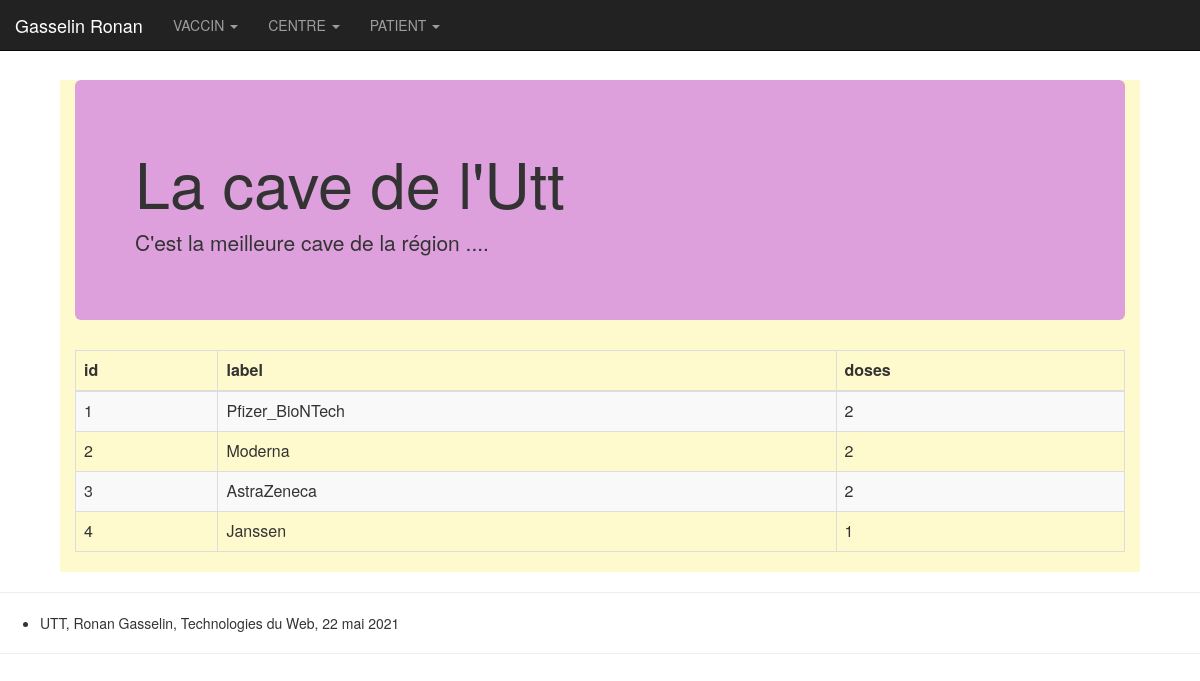
Screenshot of /app/router/router.php?action=vaccinReadAll with the database file from the repository.
### tables this page shows
create table if not exists vaccin (
  id integer unsigned not null, 
  label varchar(40) unique not null,
  doses integer unsigned not null,
  primary key (id)
);

### app/controller/ControllerVaccin.php (called while the page is built, shortened)
<?php
require_once '../model/ModelVaccin.php';
class ControllerVaccin {
   public static function vaccinReadAll() {
      $results_vaccin = ModelVaccin::getAll();
      include 'config.php';
      $vue = $root . '/app/view/vaccin/viewAll.php';
      require ($vue);
   }
}
?>

### app/model/ModelVaccin.php (called while the page is built, shortened)
<?php
class ModelVaccin {
 private $id, $label, $doses;
 function getId() {
  return $this->id;
 }
 function getLabel() {
  return $this->label;
 }
 function getDoses() {
  return $this->doses;
 }
 public static function getAll() {
  try {
   $database = Model::getInstance();
   $query = "select * from vaccin";
   $statement = $database->prepare($query);
   $statement->execute();
   $results_vaccin = $statement->fetchAll(PDO::FETCH_CLASS, "Modelvaccin");
   return $results_vaccin;
  } catch (PDOException $e) {
   printf("%s - %s<p/>\n", $e->getCode(), $e->getMessage());
   return NULL;
  }
 }
}
?>

### app/view/vaccin/viewAll.php (the view, shortened to what this page needs)
<body>
  <div class="container">
    <table class = "table table-striped table-bordered">
      <thead>
        <tr>
          <th scope = "col">id</th>
          <th scope = "col">label</th>
          <th scope = "col">doses</th>
        </tr>
      </thead>
      <tbody>
          <?php
          foreach ($results_vaccin as $element) {
           printf("<tr><td>%d</td><td>%s</td><td>%d</td></tr>", $element->getId(),
             $element->getLabel(), $element->getDoses());
          }
          ?>
      </tbody>
    </table>
  </div>

### app/router/router.php (shortened to what this page needs)
<?php
require ('../controller/ControllerVaccin.php');
$query_string = $_SERVER['QUERY_STRING'];
parse_str($query_string, $param);
$action = $param['action'];
unset($param['action']);
$args = $param;
switch ($action) {
 case "vaccinReadAll" :
 case "vaccinCreate" :
 case "vaccinCreated" :
 case "vaccinUpdate" :
 case "vaccinUpdated" :
  ControllerVaccin::$action($args);
  break;
}
?>

### public/css/perso_css.css (style rules this page uses)
body { background-color: white; }
.container { margin-top: 80px; background-color: lemonchiffon; width: 90%; }
.jumbotron { background-color:plum; }

### rows the page displays
vaccin: id "1", label "Pfizer_BioNTech", doses "2"
vaccin: id "2", label "Moderna", doses "2"
vaccin: id "3", label "AstraZeneca", doses "2"
vaccin: id "4", label "Janssen", doses "1"
